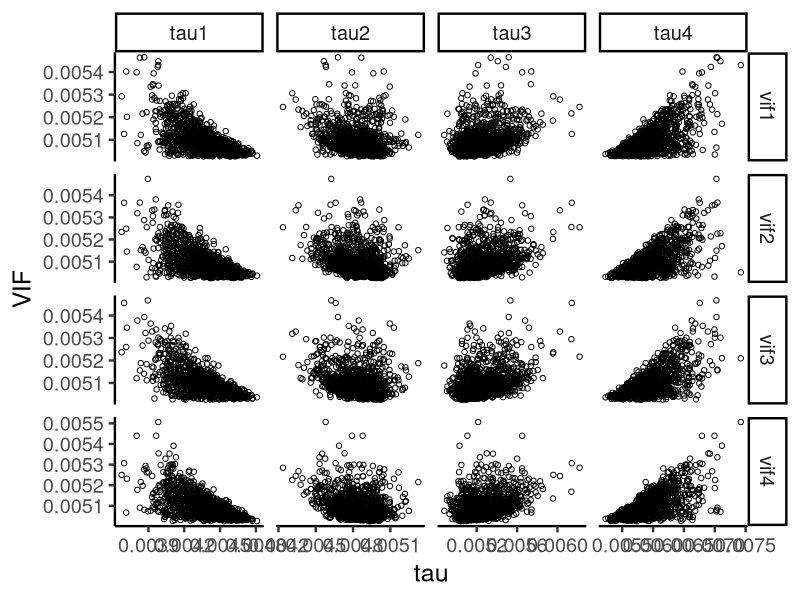
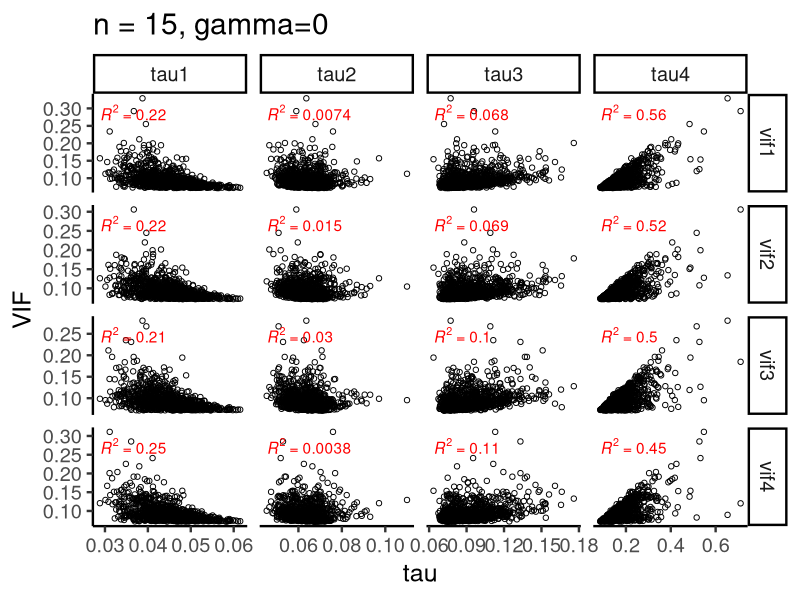
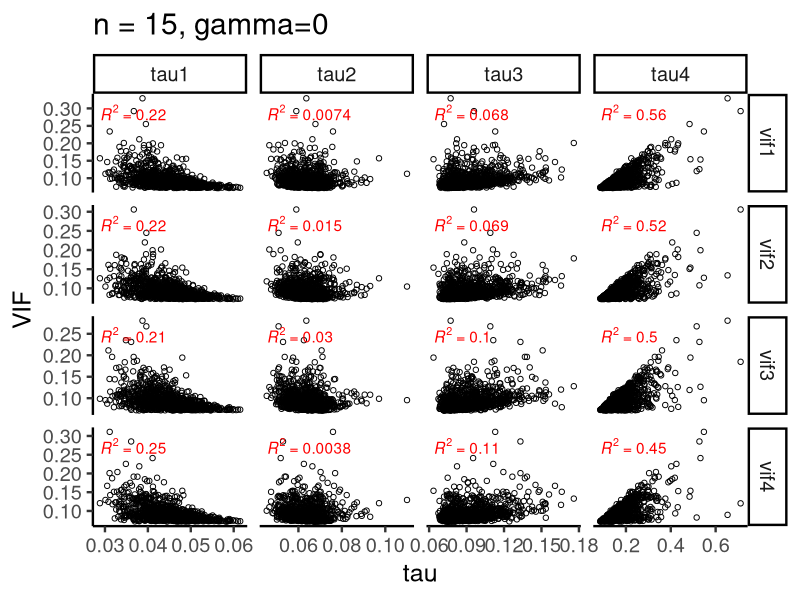
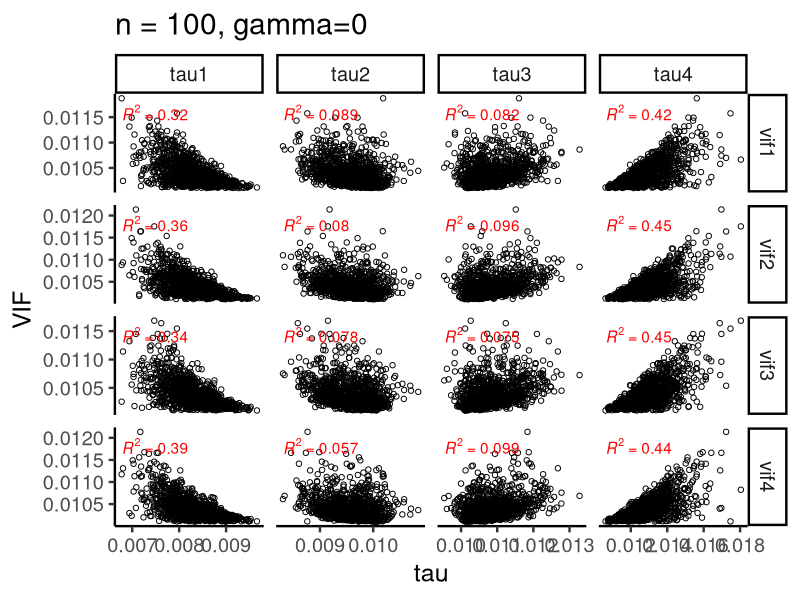
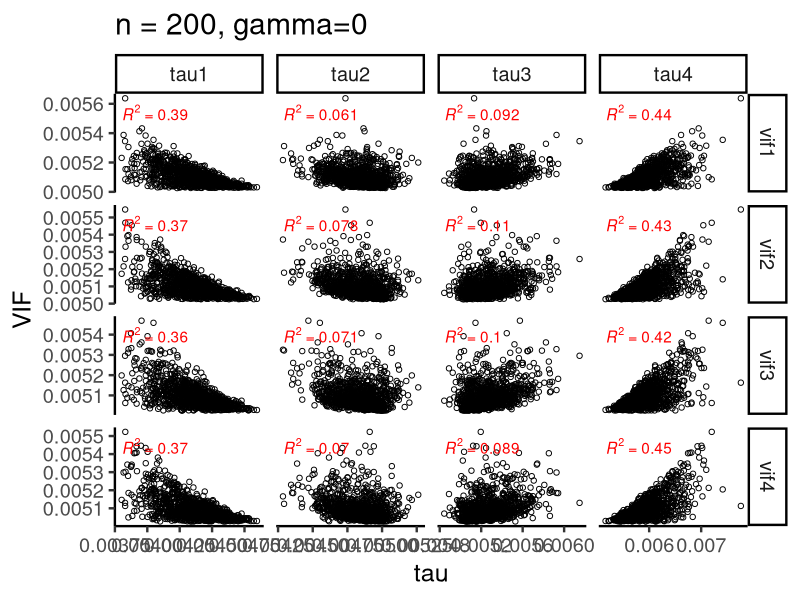
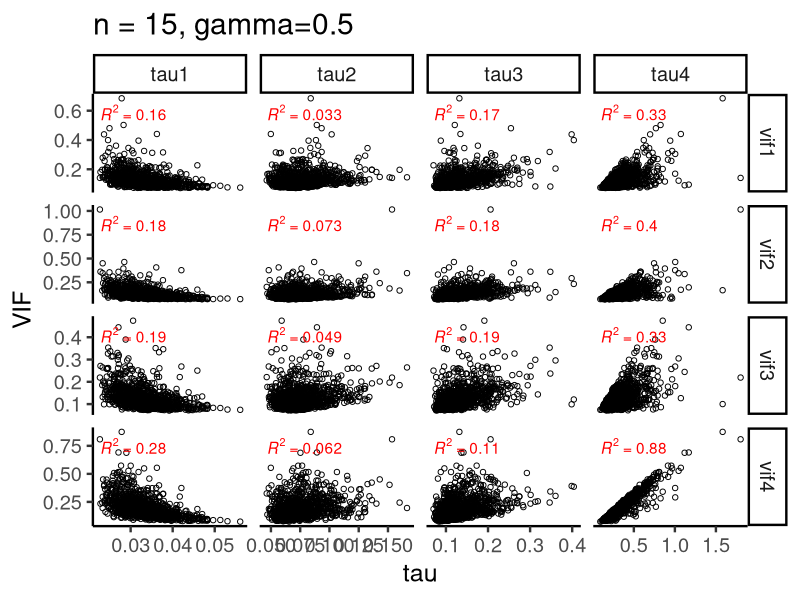
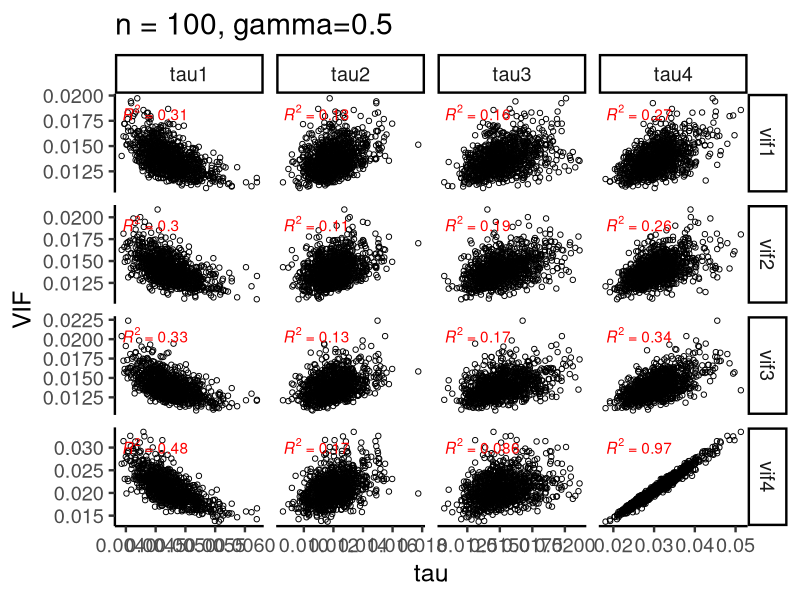
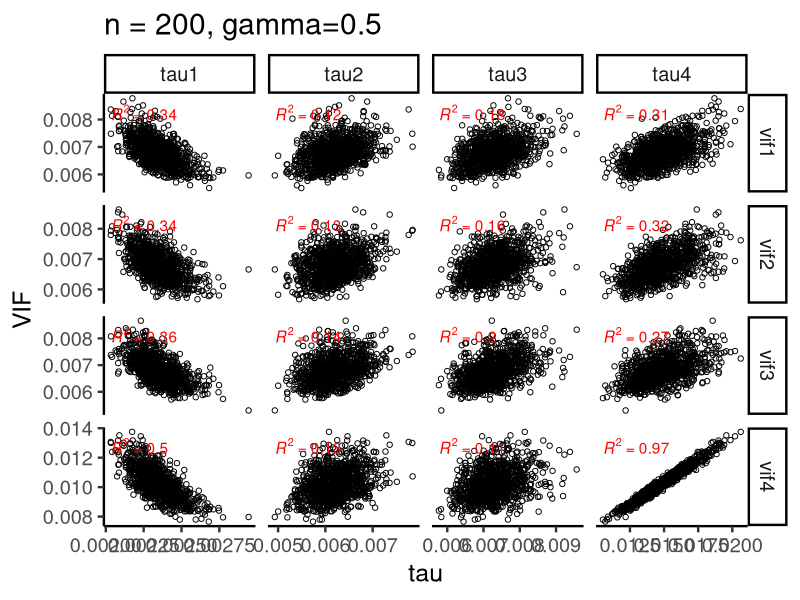

Write R code to recreate these figures, in order.
## ---- chunk 1
library(tidyverse)

theme_set(theme_classic(18) +
            theme(legend.position = "bottom"))
## ---- chunk 2
sim = function(n, gamma){
  nExp = 1000
  p = 4
  
  taudf = matrix(0, nrow = nExp, ncol = p)
  vifdf = matrix(0, nrow = nExp, ncol = p)
  
  for (l in 1:nExp){
    w = matrix(rnorm(p*n,10,100),n,p)
    x = sqrt(1-gamma^2)*w + gamma*w[,p]
    z = apply(x, 2, function(col){
      res = (col - mean(col))/sd(col)
      # tmp = col - mean(col)
      # res = tmp/sqrt(sum(tmp^2))
      return(res)
    })
    apply(z, 2, mean)
    apply(z, 2, var)
    ztz_inv = solve(t(z) %*% z)
    (vif = diag(ztz_inv))
    svd_obj = svd(ztz_inv)
    (taus = svd_obj$d)
    (svd_obj$u^2 %*% taus) ## Equal to vif by theory
    
    
    taudf[l,] = taus[p:1]
    vifdf[l,] = vif    
    # taudf[l,] = taus
    # vifdf[l,] = sort(vif)
  }
  
  # result = list(
  #   v1 = v1, 
  #   vif1 = vif1
  # )
  
  colnames(taudf) = paste0("tau", 1:p)
  rownames(taudf) = paste0("exp", 1:nExp)
  
  colnames(vifdf) = paste0("vif", 1:p)
  rownames(vifdf) = paste0("exp", 1:nExp)
  
  taudf_long = reshape2::melt(taudf, varnames = c("exp_num", "tau_type"), value.name = "tau_value") %>% tibble::as_tibble()
  vifdf_long = reshape2::melt(vifdf, varnames = c("exp_num", "vif_type"), value.name = "vif_value") %>% tibble::as_tibble()
  
  taudf_nest = taudf_long %>% group_by(exp_num) %>% tidyr::nest()
  vifdf_nest = vifdf_long %>% group_by(exp_num) %>% tidyr::nest()
  
  result = inner_join(taudf_nest, vifdf_nest, by = "exp_num") %>% 
    unnest(data.x, .drop = FALSE) %>% 
    unnest(data.y, .drop = FALSE)
  
  return(result)
}
## ---- chunk 3
set.seed(1)
tmp = sim(n = 200, gamma = 0)

tmp %>% 
  ggplot(aes(x = tau_value, 
             y = vif_value)) +
  geom_point(shape = 1) +
  facet_grid(vif_type ~ tau_type, scales = "free") +
  labs(x = "tau", 
       y = "VIF")
## ---- chunk 4
plotdf_nest = expand.grid(
  n = c(15, 100, 200), 
  gamma = c(0, 0.5, 0.95)) %>% 
  as_tibble() %>% 
  dplyr::mutate(
    sim_results = purrr::map2(
      .x = n, .y = gamma, 
      .f = ~sim(n = .x, gamma = .y))
  )

plotdf_nest

library(ggpubr)

plot_sim = function(n, gamma, data){
  res = ggplot(data = data, 
               aes(x = tau_value, 
                   y = vif_value)) +
    geom_point(shape = 1) +
    stat_cor(aes(label = paste(..rr.label.., sep = "~`,`~")), colour = "red") +
    facet_grid(vif_type ~ tau_type, scales = "free") +
    labs(x = "tau", y = "VIF", 
         title = paste0("n = ", n, ", ", expression(gamma), "=", gamma))
  return(res)
}

plot_sim(n = 15, gamma = 0, data = plotdf_nest$sim_results[[1]])



plotdf_plots = plotdf_nest %>% 
  dplyr::mutate(
    sim_plot = purrr::pmap(.l = list(data = sim_results, n = n, gamma = gamma), 
                           .f = plot_sim)
  )

purrr::map(
  .x = seq_len(nrow(plotdf_plots)), 
  .f = ~ ggsave(plot = plotdf_plots$sim_plot[[.x]], 
                filename = paste0("figures/var1_Fig1_n=", plotdf_plots$n[.x],
                                  "_gamma=", str_replace(plotdf_plots$gamma[.x], "[.]", ""), ".png"),
                height = 5,
                width = 9)
  
)
# plotdf_unnest = plotdf_nest %>% tidyr::unnest()
# 
# plotdf_unnest %>% 
#   ggplot(aes(x = tau_value, 
#              y = vif_value)) +
#   geom_point(shape = 1, alpha = 0.1) +
#   facet_grid(vif_type ~ tau_type, scales = "free")
## ---- chunk 5
sessionInfo()
